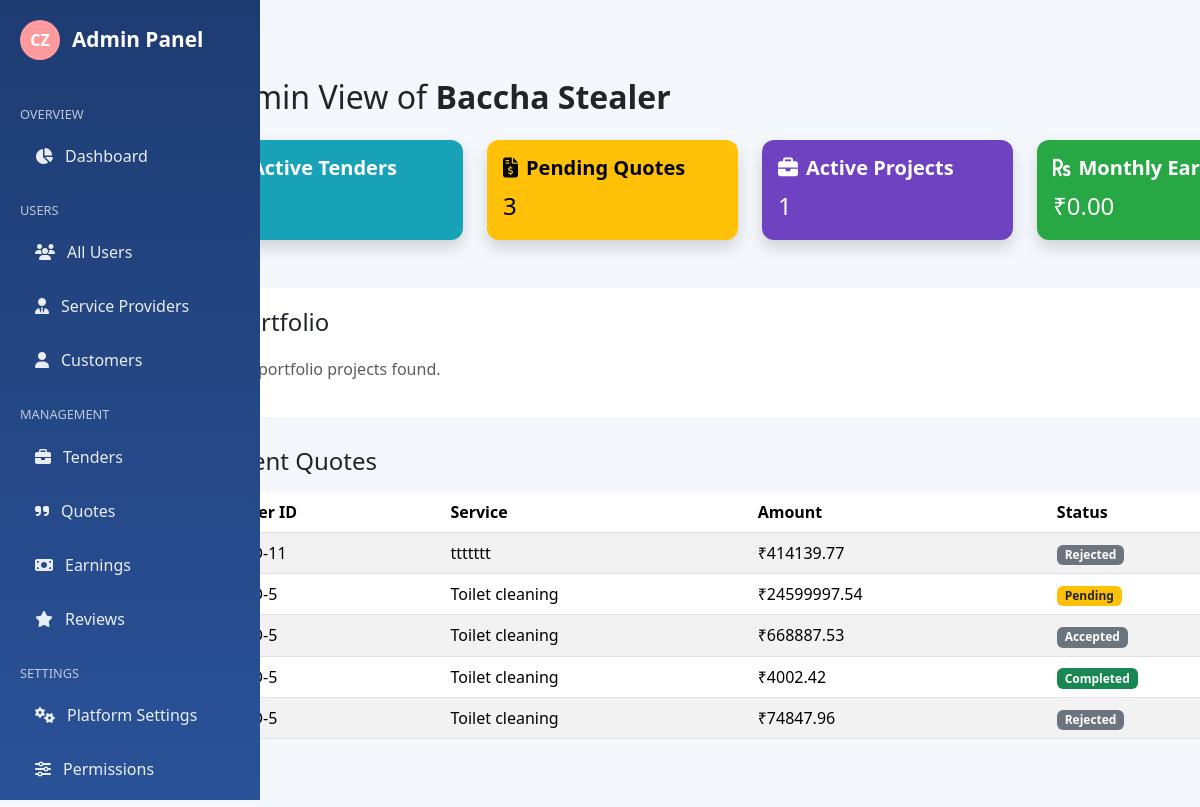
Page /admin_dashboard/view_provider/19/ (signed in) on the committed database.
### CommissionZeroApp/models.py (models this page shows, shortened)
class ProviderProfile(models.Model):
    SERVICE_CHOICES = [
        ('electrician', 'Electrician'),
        ('plumber', 'Plumber'),
        ('painter', 'Painter'),
        ('carpenter', 'Carpenter'),
        ('solar-electrician', 'Solar Electrician'),
    ]
    STATUS_CHOICES = [
        ('pending', 'Pending'),
        ('approved', 'Approved'),
        ('suspended', 'Suspended'),
    ]
    status = models.CharField(max_length=20, choices=STATUS_CHOICES, default='pending')
    user = models.OneToOneField(User, on_delete=models.CASCADE)
    phone = models.CharField(max_length=15)
    business_name = models.CharField(max_length=100, blank=True)
    categories = models.CharField(max_length=255)  # CSV of categories
    location = models.CharField(max_length=255)
    services_offered = models.TextField(blank=True)
    experience = models.CharField(max_length=50, blank=True)

class Quotation(models.Model):
    tender = models.ForeignKey(Tender, on_delete=models.CASCADE)
    provider = models.ForeignKey(User, on_delete=models.CASCADE)
    labor_cost = models.DecimalField(max_digits=10, decimal_places=2)
    material_cost = models.DecimalField(max_digits=10, decimal_places=2)
    misc_cost = models.DecimalField(max_digits=10, decimal_places=2)
    gst_amount = models.DecimalField(max_digits=10, decimal_places=2)
    convenience_fee = models.DecimalField(max_digits=10, decimal_places=2)
    total_cost = models.DecimalField(max_digits=12, decimal_places=2)
    status = models.CharField(max_length=20, default='pending')  # pending, accepted, rejected
    created_at = models.DateTimeField(auto_now_add=True)
    progress = models.PositiveIntegerField(default=0)

class Tender(models.Model):
    SERVICE_CATEGORIES = [
        ('electrician', 'Electrician'),
        ('plumber', 'Plumber'),
        ('painter', 'Painter'),
        ('carpenter', 'Carpenter'),
        ('solar', 'Solar Electrician'),
    ]
    URGENCY_CHOICES = [
        ('urgent', 'Urgent (Within 24 hours)'),
        ('soon', 'Soon (Within a week)'),
        ('flexible', 'Flexible (No specific deadline)'),
    ]
    user = models.ForeignKey(User, on_delete=models.CASCADE)
    title = models.CharField(max_length=255)
    description = models.TextField()
    category = models.CharField(max_length=50, choices=SERVICE_CATEGORIES)
    budget = models.PositiveIntegerField(blank=True, null=True)
    urgency = models.CharField(max_length=20, choices=URGENCY_CHOICES)
    address = models.CharField(max_length=255)
    postcode = models.CharField(max_length=10)
    start_date = models.DateField(blank=True, null=True)
    deadline = models.DateField()
    notes = models.TextField(blank=True)
    images = models.ImageField(upload_to='tender_images/', blank=True, null=True)
    status = models.CharField(max_length=20, default='open')
    created_at = models.DateTimeField(auto_now_add=True)

### CommissionZeroApp/views.py (the view)
# urls.py: path('admin_dashboard/view_provider/<int:provider_id>/', views.view_provider_dashboard_admin, name='view_provider_dashboard_admin'),
@role_required(['admin'])
@login_required
def view_provider_dashboard_admin(request, provider_id):
    user = get_object_or_404(User, id=provider_id)
    provider = get_object_or_404(ProviderProfile, user=user)
    user = provider.user
    active_tenders = Tender.objects.filter(
        quotation__provider=user,
        status='open'
    ).distinct().count()
    pending_quotes = Quotation.objects.filter(provider=user, status='pending').count()
    active_projects = Quotation.objects.filter(provider=user, status='accepted').count()
    monthly_earnings = Quotation.objects.filter(
        provider=user,
        status='completed',
        created_at__month=timezone.now().month
    ).aggregate(total=Sum('total_cost'))['total'] or 0
    recent_quotes = Quotation.objects.filter(provider=user).order_by('-created_at')[:5]
    projects = PortfolioProject.objects.filter(provider=user)
    context = {
        'provider': provider,
        'active_tenders': active_tenders,
        'pending_quotes': pending_quotes,
        'active_projects': active_projects,
        'monthly_earnings': monthly_earnings,
        'recent_quotes': recent_quotes,
        'projects': projects,  # ✅ Add projects to context
    }
    return render(request, 'CommissionZeroApp/admin/view_provider_dashboard_admin.html', context)

### CommissionZeroApp/context_processors.py (called while the page is built)
def provider_avg_rating(request):
    if request.user.is_authenticated and hasattr(request.user, 'role') and request.user.role == 'provider':
        avg_rating = Review.objects.filter(provider=request.user).aggregate(avg=Avg('rating'))['avg']
        return {'avg_rating': round(avg_rating or 0, 1)}
    return {}

### CommissionZeroApp/templates/CommissionZeroApp/admin/view_provider_dashboard_admin.html (shortened to what this page needs)
{% extends "base.html" %}
{% load static %}
{% block content %}
<!DOCTYPE html>
<html lang="en">
<head>
  <link rel="stylesheet" href="https://cdnjs.cloudflare.com/ajax/libs/font-awesome/6.4.0/css/all.min.css" />
  <link rel="stylesheet" href="{% static 'css/bootstrap.min.css' %}">
</head>
<body>
  {% include "sidebar_admin.html" %}
  <div class="container dashboard-header">
    <h2 class="mb-4">Admin View of <strong>{{ provider.user.get_full_name|default:provider.user.username }}</strong></h2>
    <div class="row g-4 mb-5">
      <div class="col-md-3">
        <div class="card bg-tenders shadow p-3">
          <h5><i class="fas fa-clipboard-list me-2"></i>Active Tenders</h5>
          <p>{{ active_tenders }}</p>
        </div>
      </div>
      <div class="col-md-3">
        <div class="card bg-quotes shadow p-3">
          <h5><i class="fas fa-file-invoice-dollar me-2"></i>Pending Quotes</h5>
          <p>{{ pending_quotes }}</p>
        </div>
      </div>
      <div class="col-md-3">
        <div class="card bg-projects shadow p-3">
          <h5><i class="fas fa-briefcase me-2"></i>Active Projects</h5>
          <p>{{ active_projects }}</p>
        </div>
      </div>
      <div class="col-md-3">
        <div class="card bg-earnings shadow p-3">
          <h5><i class="fas fa-rupee-sign me-2"></i>Monthly Earnings</h5>
          <p>₹{{ monthly_earnings|floatformat:2 }}</p>
        </div>
      </div>
    </div>
    <div class="portfolio-section">
      <h4>Portfolio</h4>
      {% if projects %}
      <div class="portfolio-grid">
        {% for project in projects %}
        <div class="portfolio-card">
          {% if project.image %}
            <img src="{{ project.image.url }}" alt="{{ project.title }}">
          {% else %}
            <img src="{% static 'images/default_project.jpg' %}" alt="Project Image">
          {% endif %}
          <h5>{{ project.title }}</h5>
          <p>{{ project.description|truncatechars:100 }}</p>
        </div>
        {% endfor %}
      </div>
      {% else %}
      <p class="text-muted">No portfolio projects found.</p>
      {% endif %}
    </div>
    <h4 class="mb-3">Recent Quotes</h4>
    <div class="table-responsive">
      <table class="table table-striped table-hover">
        <thead>
          <tr>
            <th>Tender ID</th>
            <th>Service</th>
            <th>Amount</th>
            <th>Status</th>
          </tr>
        </thead>
        <tbody>
          {% for quote in recent_quotes %}
          <tr>
            <td>#TND-{{ quote.tender.id }}</td>
            <td>{{ quote.tender.title }}</td>
            <td>₹{{ quote.total_cost }}</td>
            <td><span class="badge {% if quote.status == 'completed' %}bg-success{% elif quote.status == 'pending' %}bg-warning text-dark{% else %}bg-secondary{% endif %}">{{ quote.status|capfirst }}</span></td>
          </tr>
          {% empty %}
          <tr>
            <td colspan="4" class="text-center text-muted">No quotes found.</td>
          </tr>
          {% endfor %}
        </tbody>
      </table>
    </div>
  </div>
</body>
</html>
{% endblock %}

### static/css/admin/sidebar_admin.css (style rules this page uses)
:root { --primary: #1e3c72; --secondary: #2a5298; --accent: #ff9a9e; --light: #f5f7fa; --sidebar-width: 260px; }

### CommissionZeroApp/templates/CommissionZeroApp/admin/view_provider_dashboard_admin.html (style rules this page uses)
body { background-color: #f4f7fc; overflow-x: hidden; }
.dashboard-header { padding: 30px 20px; margin-left: 150px; }
.card { border: none; border-radius: 12px; color: white; }
.card h5 { font-weight: 600; }
.card p { font-size: 1.5rem; margin: 0; }
.bg-tenders { background: #17a2b8; }
.bg-quotes { background: #ffc107; color: black; }
.bg-projects { background: #6f42c1; }
.bg-earnings { background: #28a745; }
.table thead { background-color: #343a40; color: white; }
.table tbody tr:nth-child(even) { background-color: #f2f2f2; }
html, body { width: 100%; height: 100%; overflow-x: hidden; }
.portfolio-section { background-color: #fff; padding: 20px; border-radius: 8px; margin-bottom: 30px; }
.portfolio-section h4 { margin-bottom: 20px; }

### rows in the picture
ProviderProfile: user.get_full_name "Baccha Stealer"
Quotation: tender.id "11", tender "ttttttt", total_cost "414139.77", status "Rejected"
Quotation: tender.id "5", tender "Toilet cleaning", total_cost "24599997.54", status "Pending"
Quotation: tender.id "5", tender "Toilet cleaning", total_cost "668887.53", status "Accepted"
Quotation: tender.id "5", tender "Toilet cleaning", total_cost "4002.42", status "Completed"
Quotation: tender.id "5", tender "Toilet cleaning", total_cost "74847.96", status "Rejected"

### other values in the picture
{{ pending_quotes }} "3"
{{ active_projects }} "1"
{{ monthly_earnings|floatformat:2 }} "0.00"
